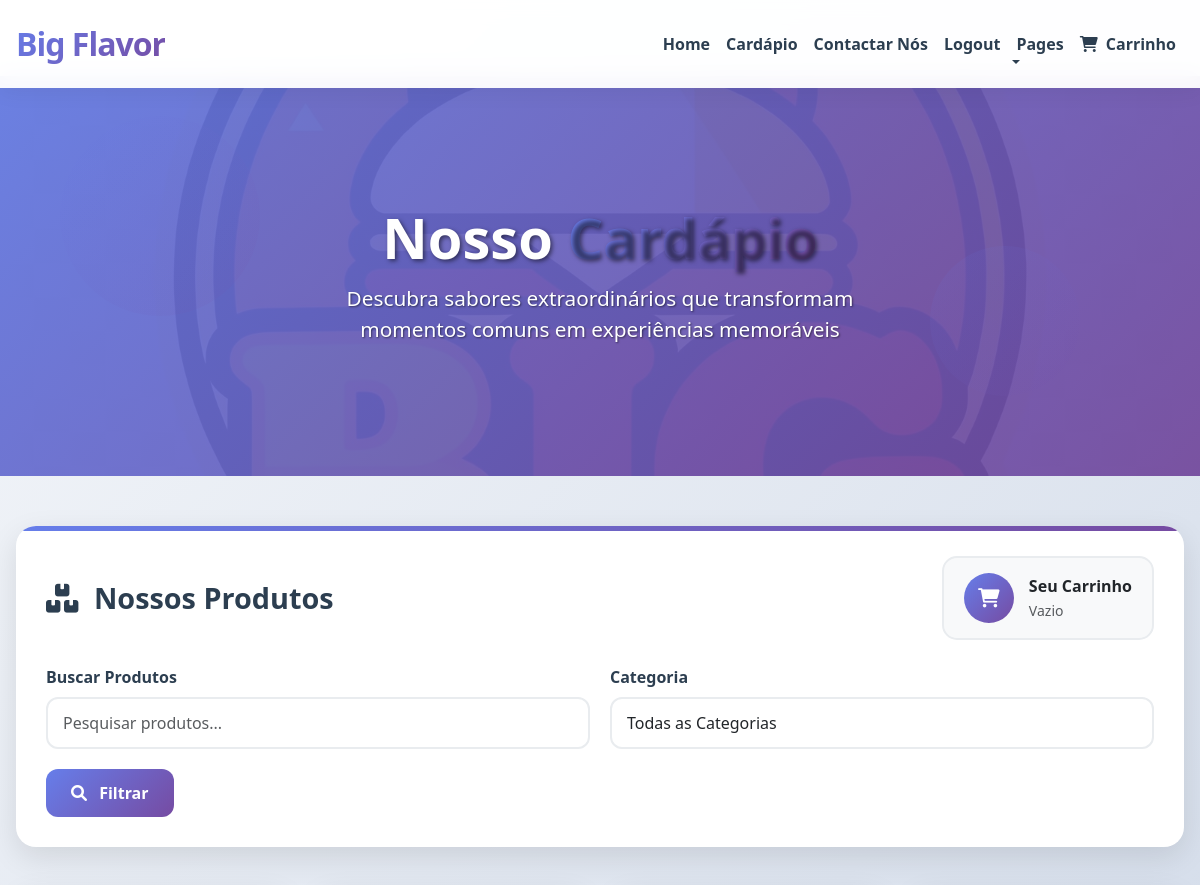
The page /menu/ (signed in, upper part) on the database as committed earlier.
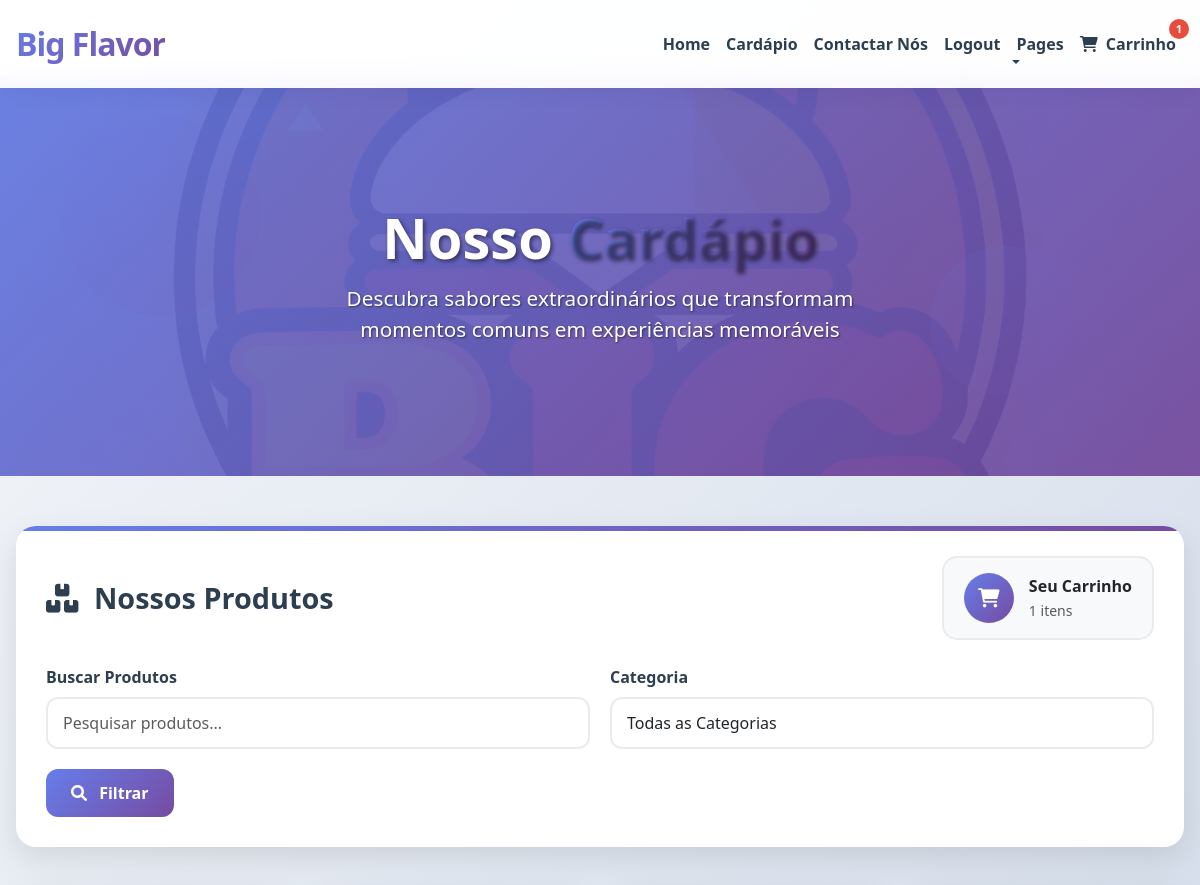
The same page on the database as committed later.
### carinho/models.py (models this page shows, shortened)
class Carrinho(models.Model):
    ESTADO_CHOICES = [
        ('aberto', 'Aberto'),
        ('fechado', 'Fechado'),
        ('cancelado', 'Cancelado'),
    ]
    usuario = models.ForeignKey(
        settings.AUTH_USER_MODEL,
        on_delete=models.CASCADE,
        verbose_name='Cliente'
    )
    data_criacao = models.DateTimeField(
        auto_now_add=True,
        verbose_name='Data de Criação'
    )
    data_atualizacao = models.DateTimeField(
        auto_now=True,
        verbose_name='Última Atualização'
    )
    estado = models.CharField(
        max_length=10,
        choices=ESTADO_CHOICES,
        default='aberto',
        verbose_name='Estado do Carrinho'
    )
    class Meta:
        verbose_name = 'Carrinho'
        verbose_name_plural = 'Carrinhos'
        ordering = ['-data_criacao']
        constraints = [
            models.UniqueConstraint(
                fields=['usuario', 'estado'],
                condition=models.Q(estado='aberto'),
                name='carrinho_aberto_unico_por_usuario'
            )
        ]
    @property
    def total_itens(self):
        cache_key = f'carrinho_{self.id}_total_itens'
        total = cache.get(cache_key)
        if total is None:
            total = self.itens.aggregate(total=models.Sum('quantidade'))['total'] or 0
            cache.set(cache_key, total, 300)  # 5 minutos
        return total

### menu/views.py (the view)
# urls.py: path('', views.ProdutoListView.as_view(), name='lista_produtos'),
class ProdutoListView(ListView):
    model = Produto
    template_name = 'lista_produtos.html'
    context_object_name = 'produtos'
    paginate_by = 12
    @method_decorator(cache_page(60 * 15))
    @method_decorator(vary_on_cookie)
    def dispatch(self, *args, **kwargs):
        return super().dispatch(*args, **kwargs)
    def get_queryset(self):
        queryset = Produto.objects.all()
        self.form = ProdutoSearchForm(self.request.GET)
        if self.form.is_valid():
            query = self.form.cleaned_data.get('query')
            categoria = self.form.cleaned_data.get('categoria')
            if query:
                queryset = queryset.filter(
                    Q(nome__icontains=query) |
                    Q(descricao__icontains=query) |
                    Q(descricao_curta__icontains=query)
                )
            if categoria:
                queryset = queryset.filter(categoria=categoria)
        return queryset
    def get_context_data(self, **kwargs):
        context = super().get_context_data(**kwargs)
        context['search_form'] = self.form if hasattr(self, 'form') else ProdutoSearchForm()
        return context

### index/context_processors.py (called while the page is built)
def cache_context(timeout):
    def decorator(func):
        def wrapper(request):
            cache_key = f"context_{func.__name__}_{request.user.id if request.user.is_authenticated else 'anon'}"
            cached_data = cache.get(cache_key)
            if cached_data is None:
                cached_data = func(request)
                cache.set(cache_key, cached_data, timeout)
            return cached_data
        return wrapper
    return decorator

def obter_produtos_recomendados(usuario):
    cache_key = f"produtos_recomendados_{usuario.id}"
    produtos_recomendados = cache.get(cache_key)
    if produtos_recomendados is None:
        produtos_recomendados = gerar_produtos_recomendados(usuario)
        cache.set(cache_key, produtos_recomendados, 60 * 60 * 24)
    return produtos_recomendados

### menu/models.py (called while the page is built)
    def get_preco_formatado(self):
        cache_key = f'produto_{self.id}_preco_formatado'
        preco_formatado = cache.get(cache_key)
        if preco_formatado is None:
            preco_formatado = f"KZ {self.preco:.2f}"
            cache.set(cache_key, preco_formatado, 3600)  # Cache por 1 hora
        return preco_formatado

### menu/templates/lista_produtos.html (shortened to what the changed rows need)
<!DOCTYPE html>
{% load static %}
{% load cache %}
<html lang="pt-br">
<head>
    <link rel="preload" href="https://cdn.jsdelivr.net/npm/bootstrap@5.3.0/dist/css/bootstrap.min.css" as="style" onload="this.onload=null;this.rel='stylesheet'">
    <link rel="preload" href="https://cdnjs.cloudflare.com/ajax/libs/font-awesome/6.0.0/css/all.min.css" as="style" onload="this.onload=null;this.rel='stylesheet'">
    <link rel="preload" href="https://unpkg.com/aos@2.3.1/dist/aos.css" as="style" onload="this.onload=null;this.rel='stylesheet'">
    {% cache 86400 css_lis %}
    <link href="{% static 'css/lis.css' %}" rel="stylesheet">
    {% endcache %}
</head>
<body>
    {% cache 3600 navbar_lista request.user.is_authenticated request.user.id %}
    <nav class="navbar navbar-expand-lg navbar-light fixed-top">
        <div class="container">
            <div class="collapse navbar-collapse" id="navbarCollapse">
                <ul class="navbar-nav ms-auto mb-2 mb-lg-0">
                    {% if request.user.is_authenticated %}
                    <li class="nav-item position-relative">
                        <a href="{% url 'ver_carrinho' %}" class="nav-link">
                            <i class="fas fa-shopping-cart me-1"></i>
                            Carrinho
                            {% if user.is_authenticated %}
                                {% with user.carrinho_set.first as carrinho %}
                                    {% if carrinho and carrinho.total_itens > 0 %}
                                        <span class="badge-cart">
                                            {{ carrinho.total_itens }}
                                        </span>
                                    {% endif %}
                                {% endwith %}
                            {% endif %}
                        </a>
                    </li>
                    {% endif %}
                </ul>
            </div>
        </div>
    </nav>
    {% endcache %}
    {% cache 86400 products_hero %}
    <section class="products-hero">
        <div class="products-content">
            <h1 class="products-title" data-aos="fade-up">Nosso <span>Cardápio</span></h1>
        </div>
    </section>
    {% endcache %}
    <section class="products-section">
        <div class="container">
            <div class="search-section" data-aos="fade-up">
                <div class="search-header">
                    <h2 class="search-title">
                        <i class="fas fa-boxes me-2"></i>
                        Nossos Produtos
                    </h2>
                    <div class="cart-summary">
                        <div>
                            <div class="fw-bold">Seu Carrinho</div>
                            <small class="text-muted">
                                {% if user.is_authenticated %}
                                    {% with user.carrinho_set.first as carrinho %}
                                        {% if carrinho and carrinho.total_itens > 0 %}
                                            {{ carrinho.total_itens }} itens
                                        {% else %}
                                            Vazio
                                        {% endif %}
                                    {% endwith %}
                                {% else %}
                                    Faça login
                                {% endif %}
                            </small>
                        </div>
                    </div>
                </div>
            </div>
        </div>
    </section>
</body>
</html>

Rows that differ between the two databases and show on the page:
added Carrinho: total_itens "1"
Other text that changed with them:
text no longer shown: "Vazio"
text now shown: "itens"
